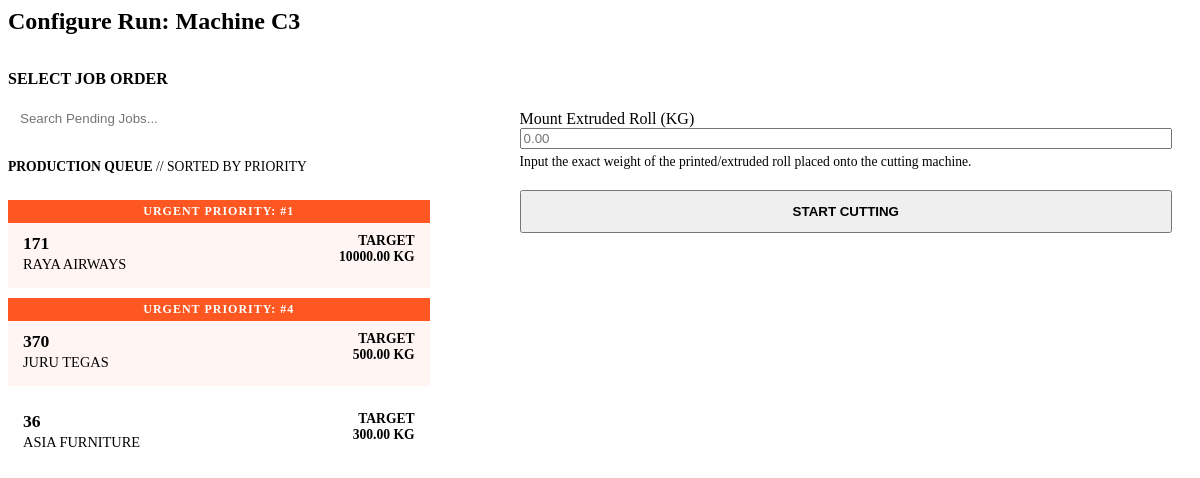
The page /load-cutting-state/C3/ on the database its author committed.
### production/models.py (models this page shows, shortened)
class JobOrder(models.Model):
    jo_number = models.CharField(max_length=20, unique=True)
    customer = models.CharField(max_length=100)
    queue_position = models.PositiveIntegerField(
        default=100,
        help_text="Lower numbers run first. Use 100 for standard/un-queued jobs."
    )
    po_number = models.CharField(max_length=50, blank=True, default="-")
    target_delivery_date = models.DateField(null=True, blank=True)
    product_dimension = models.CharField(max_length=100, default="")
    recipe = models.ForeignKey(Recipe, on_delete=models.SET_NULL, null=True, blank=True)
    printing_required = models.BooleanField(default=False)
    sealing_required = models.BooleanField(default=False)
    slitting_required = models.BooleanField(default=False)
    remarks = models.TextField(blank=True, default="-")
    wastage_buffer_percent = models.DecimalField(max_digits=5, decimal_places=2, default=10.00)
    order_quantity_kg = models.DecimalField(max_digits=10, decimal_places=2)
    total_extrusion_wastage_kg = models.DecimalField(max_digits=10, decimal_places=2, default=Decimal('0.00'))
    total_est_material_kg = models.DecimalField(max_digits=10, decimal_places=2, editable=False, default=Decimal('0.00'))
    estimated_extrusion_target_kg = models.DecimalField(max_digits=12, decimal_places=2, default=Decimal('0.00'), editable=False)
    estimated_material_required_kg = models.DecimalField(max_digits=12, decimal_places=2, default=Decimal('0.00'), editable=False)
    total_cutting_wastage_kg = models.DecimalField(max_digits=10, decimal_places=2, default=Decimal('0.00'))
    total_extruded_kg = models.DecimalField(max_digits=10, decimal_places=2, default=Decimal('0.00'))
    total_cut_kg = models.DecimalField(max_digits=10, decimal_places=2, default=Decimal('0.00'))
    total_packed_kg = models.DecimalField(max_digits=10, decimal_places=2, default=Decimal('0.00'))
    total_shipped_kg = models.DecimalField(max_digits=10, decimal_places=2, default=Decimal('0.00'))
    is_completed = models.BooleanField(default=False)
    objects = JobOrderManager()
    class Meta:
        ordering = ['is_completed', 'queue_position', 'target_delivery_date']

### production/views.py (the view)
# urls.py: path('load-cutting-state/', views.load_cutting_state, name='load_cutting_state'),
def load_cutting_state(request, machine_no=None):
    if not machine_no:
        machine_no = request.GET.get('machine_no')
    if not machine_no:
        return HttpResponse("<p style='color: var(--text-muted); font-weight: bold; text-transform: uppercase;'>Awaiting Machine Selection...</p>")
    active_session = CuttingSession.objects.filter(machine_no=machine_no, status='ACTIVE').first()
    if active_session:
        total_consumed = active_session.total_output_kg + active_session.total_wastage_kg
        remaining_roll_kg = max(Decimal('0.00'), active_session.input_roll_weight_kg - total_consumed)
        return render(request, 'production/partials/active_cutting_ui.html', {
            'session': active_session,
            'remaining_roll_kg': remaining_roll_kg
        })
    else:
        job_orders = JobOrder.objects.filter(
            is_completed=False,
            total_extruded_kg__gt=F('total_cut_kg') + F('total_cutting_wastage_kg')
        ).order_by('queue_position', 'target_delivery_date', 'id')[:20]
        return render(request, 'production/partials/start_cutting_ui.html', {
            'machine_no': machine_no,
            'job_orders': job_orders,
            'dept': 'cutting'
        })

### production/templates/production/partials/start_cutting_ui.html (shortened to what this page needs)
<form hx-post="{% url 'start_cutting_session' %}" hx-target="body" hx-swap="beforeend" hx-include="#cutting-shift-select" hx-disabled-elt="find button[type='submit']" style="width: 100%;">
    <div class="panel-header" style="border-bottom: 2px solid var(--border-soft); padding-bottom: 15px; margin-bottom: 20px;">
        <h2 style="color: var(--action-blue); margin: 0;">Configure Run: Machine {{ machine_no }}</h2>
    </div>
    <div style="display: grid; grid-template-columns: 1fr 1.5fr; gap: 30px;">
        <div style="border-right: 2px solid var(--border-soft); padding-right: 30px;">
            <h3 style="margin-top: 0; color: var(--text-muted); font-size: 1rem; margin-bottom: 15px;">SELECT JOB ORDER</h3>
            <input type="text" name="q" placeholder="Search Pending Jobs..."
                   hx-get="{% url 'search_jobs' %}?dept=cutting"
                   hx-target="#cutting-jo-list"
                   hx-trigger="keyup changed delay:300ms, search"
                   style="width: 100%; border: 1px solid var(--border-hard); padding: 8px 12px; border-radius: 4px; margin-bottom: 15px;">
            <div id="cutting-jo-list" style="max-height: 400px; overflow-y: auto; border-top: 1px dashed var(--border-soft); padding-top: 10px;">
                {% include 'production/partials/job_radio_list.html' %}
            </div>
        </div>
        <div>
            <div style="background: var(--bg-floor); padding: 20px; border-radius: var(--radius); border: 1px solid var(--border-soft); margin-top: 20px;">
                <div style="margin-bottom: 20px;">
                    <label class="input-label">Mount Extruded Roll (KG)</label>
                    <input type="number" name="input_roll_weight" required placeholder="0.00" class="text-mono" step="0.01" style="width: 100%;">
                    <p style="font-size: 0.85rem; color: var(--text-muted); margin-top: 5px;">Input the exact weight of the printed/extruded roll placed onto the cutting machine.</p>
                </div>
                <button type="submit" class="btn btn-success" style="width: 100%; padding: 12px; font-weight: bold;">
                    START CUTTING
                </button>
            </div>
        </div>
    </div>
</form>

### production/templates/production/partials/job_radio_list.html (shortened to what this page needs)
<div style="max-height: 400px; overflow-y: auto; padding-right: 10px;">
    <div style="margin-bottom: 15px; padding-bottom: 10px; border-bottom: 1px dashed var(--border-soft); color: var(--text-muted); font-size: 0.85rem; text-transform: uppercase;">
        <strong>Production Queue</strong> // Sorted by Priority
    </div>
    {% for jo in job_orders %}
    <div>
        <label for="jo_{{ jo.id }}" class="radio-label {% if jo.queue_position <= 5 %}urgent-job{% endif %}">
            {% if jo.queue_position <= 5 %}
                <div style="background: #ff5722; color: white; padding: 4px 10px; font-size: 0.75rem; font-weight: bold; margin: -15px -15px 10px -15px; text-align: center; letter-spacing: 1px;">
                    URGENT PRIORITY: #{{ jo.queue_position }}
                </div>
            {% elif jo.queue_position < 100 %}
                <div style="background: var(--border-hard); color: white; padding: 4px 10px; font-size: 0.75rem; font-weight: bold; margin: -15px -15px 10px -15px; text-align: center; letter-spacing: 1px;">
                    QUEUE POSITION: #{{ jo.queue_position }}
                </div>
            {% endif %}
            <div style="display: flex; justify-content: space-between; align-items: flex-start;">
                <div>
                    <div style="font-weight: bold; font-size: 1.1rem; color: var(--text-primary);">{{ jo.jo_number }}</div>
                    <div style="color: var(--text-muted); font-size: 0.9rem; margin-top: 2px;">{{ jo.customer }}</div>
                </div>
                <div class="text-mono" style="font-size: 0.85rem; color: var(--action-blue); font-weight: bold; text-align: right;">
                    TARGET<br>{{ jo.order_quantity_kg }} KG
                </div>
            </div>
        </label>
    </div>
    {% empty %}
    <div style="padding: 15px; text-align: center; color: var(--text-muted); font-style: italic;">
        No pending jobs found.
    </div>
    {% endfor %}
</div>

### production/templates/production/partials/job_radio_list.html (style rules this page uses)
.radio-label { display: block; padding: 15px; margin-bottom: 10px; cursor: pointer; transition: 0.2s ease; background-color: var(--surface); border: 2px solid var(--border-soft); border-radius: var(--radius); position: relative; overflow: hidden; }
.urgent-job { border-color: #ff5722 !important; background-color: rgba(255, 87, 34, 0.05); }

### rows shown on the page
JobOrder: queue_position "1", jo_number "171", customer "RAYA AIRWAYS", order_quantity_kg "10000.00"
JobOrder: queue_position "4", jo_number "370", customer "JURU TEGAS", order_quantity_kg "500.00"
JobOrder: jo_number "36", customer "ASIA FURNITURE", order_quantity_kg "300.00"

### other values the page prints
{{ machine_no }} "C3"
